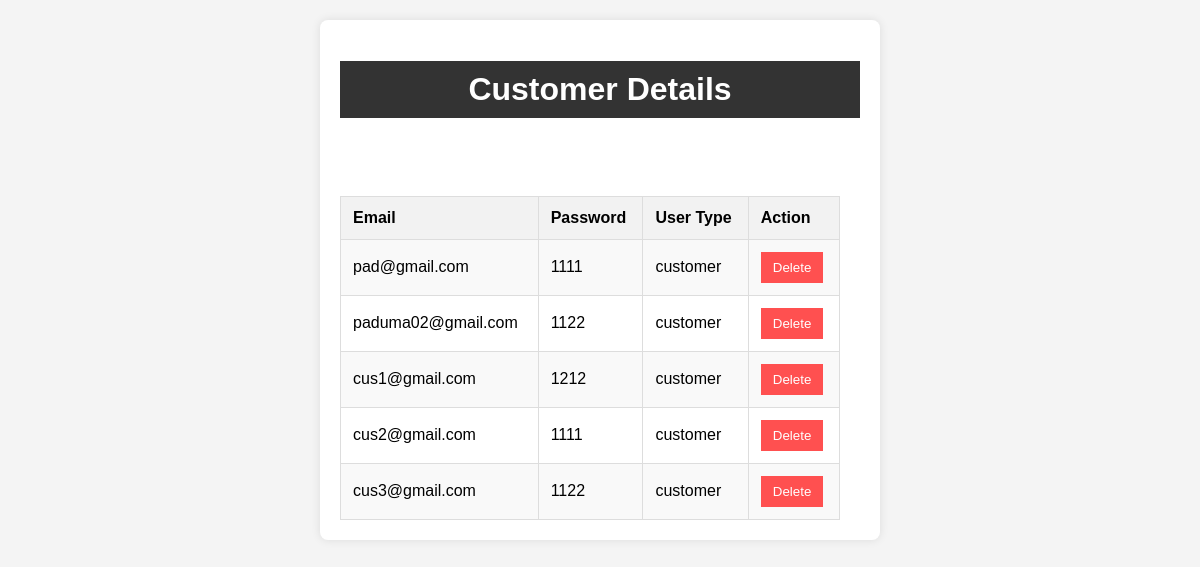
Page /login/customerdata.php on the committed database.
### tables this page shows
CREATE TABLE IF NOT EXISTS `customer` (
  `username` varchar(20) NOT NULL,
  `email` varchar(40) NOT NULL,
  `password` varchar(30) NOT NULL,
  `user_type` varchar(40) NOT NULL
);

### login/customerdata.php (the view, shortened to what this page needs)
<!DOCTYPE html>
<html lang="en">
<head>
    <link rel="stylesheet" href="../Booking/booknow.css">
</head>
<body>
    <div class="container">
        <h1>Customer Details</h1>
        <br><br>
        <?php
        include 'connection.php';
        $sql = "SELECT * FROM customer";
        $result = $conn->query($sql);
        if (!$result) {
            echo "Error: " . $sql . "<br>" . $conn->error;
        } else {
            if ($result->num_rows > 0) {
                echo '<table class="customer-table">
                        <tr>
                            <th>Email</th>
                            <th>Password</th>
                            <th>User Type</th>
                            <th>Action</th>
                        </tr>';
                while ($row = $result->fetch_assoc()) {
                    echo '<tr>
                            <td>' . $row["email"] . '</td>
                            <td>' . $row["password"] . '</td>
                            <td>' . $row["user_type"] . '</td>
                            <td>
                                <form method="post" action="">
                                    <input type="hidden" name="deleteEmail" value="' . $row["email"] . '">
                                    <button type="submit" class="delete-btn" name="delete">Delete</button>
                                </form>
                            </td>
                        </tr>';
                }
                echo '</table>';
            } else {
                echo "No customer data found.";
            }
        }
        ?>
    </div>
</body>
</html>

### Booking/booknow.css (style rules this page uses)
body { font-family: 'Arial', sans-serif; margin: 0; padding: 0; background-color: #f5f5f5; }
h1 { background-color: #333; color: #fff; text-align: center; padding: 10px; position: static; bottom: 0; width: auto; }
.container { width: 520px; margin: 40px; padding: 20px; background-color: #fff; border-radius: 8px; box-shadow: 0 0 10px rgba(0, 0, 0, 0.1); margin-left: -130px; }

### login/customerdata.php (style rules this page uses)
body { font-family: Arial, sans-serif; background-color: #f4f4f4; margin: 0; padding: 0; }
.container { max-width: 800px; margin: 20px auto; background-color: #fff; padding: 20px; box-shadow: 0 0 10px rgba(0, 0, 0, 0.1); border-radius: 8px; }
.customer-table { width: 500px; border-collapse: collapse; margin-top: 20px; }
.customer-table th, .customer-table td { border: 1px solid #ddd; padding: 12px; text-align: left; }
.customer-table th { background-color: #f2f2f2; }
.customer-table tr:nth-child(even) { background-color: #f9f9f9; }
.delete-btn { background-color: #ff5050; color: #fff; padding: 8px 12px; border: none; cursor: pointer; }

### rows in the picture
customer: email "pad@gmail.com", password "1111", user_type "customer"
customer: email "paduma02@gmail.com", password "1122", user_type "customer"
customer: email "cus1@gmail.com", password "1212", user_type "customer"
customer: email "cus2@gmail.com", password "1111", user_type "customer"
customer: email "cus3@gmail.com", password "1122", user_type "customer"
